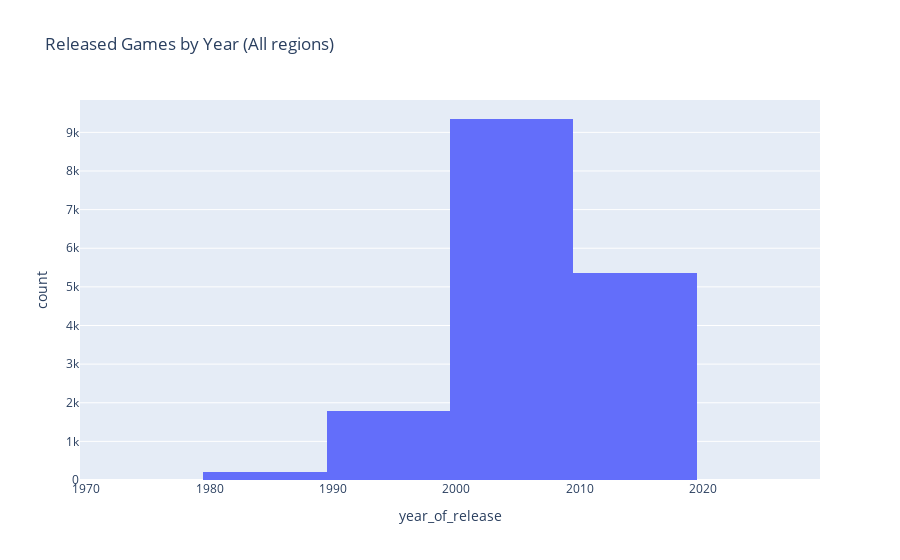

Write notebook code for a chart like this one.
### Markdown cell above
The bar char above show us that the majority of the games were launched between 2002 to 2011, being 2008 and 2009 the best years for releases. Despite of the continous increments per year, we had a decline since 2010 to 2016.

### Code cell
px.histogram(df,x="year_of_release", title="Released Games by Year (All regions)", nbins=5)

### Figure 1 — Plotly figure (JSON) as saved in the notebook; plotly's stock layout.template omitted (floating-point values rounded to 4 significant figures; data arrays with more than 128 entries replaced by an {"elided": "..."} marker saying what was removed)
{"data": [{"alignmentgroup": "True", "bingroup": "x", "hovertemplate": "year_of_release=%{x}<br>count=%{y}<extra></extra>", "legendgroup": "", "marker": {"color": "#636efa", "pattern": {"shape": ""}}, "name": "", "nbinsx": 5, "offsetgroup": "", "orientation": "v", "showlegend": false, "type": "histogram", "x": {"elided": "16714 int values"}, "xaxis": "x", "yaxis": "y"}], "layout": {"barmode": "relative", "legend": {"tracegroupgap": 0}, "title": {"text": "Released Games by Year (All regions)"}, "xaxis": {"anchor": "y", "domain": [0, 1], "title": {"text": "year_of_release"}}, "yaxis": {"anchor": "x", "domain": [0, 1], "title": {"text": "count"}}}}
